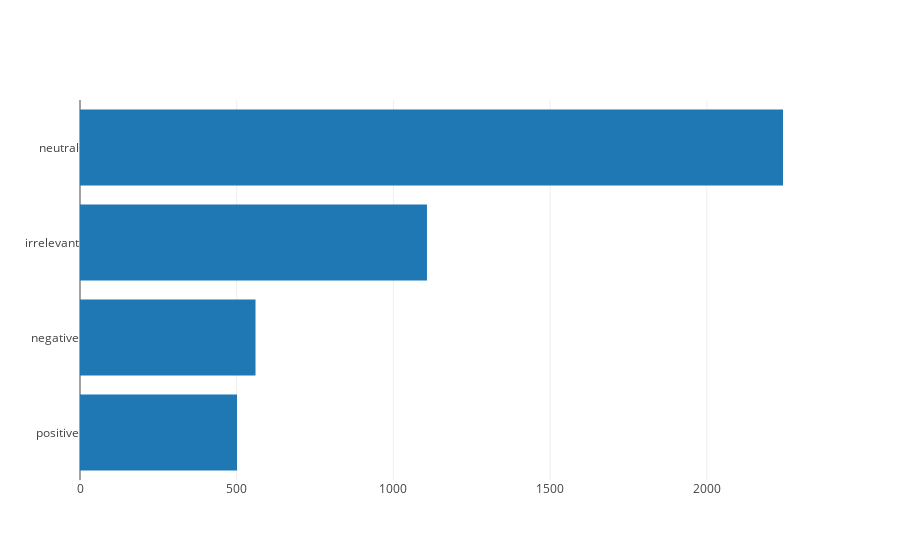

Notebook source saved alongside this figure:
### Markdown cell above
On a 5113 tweets. Il y a plusieurs langues que nous pouvons directement voir dans la colonne TweetText, par exemple la 2e observation est de l'espagnol. Il est necessaire de faire un traitement particulier selon le langage utilisé pour le tweet.

### Code cell
s = full_corpus.Sentiment.value_counts(ascending=True)
data  = [go.Bar(
            x= s.values,
            y=s.index,
            orientation = 'h'
)]
iplot(data)

### Figure 1 — Plotly figure (JSON) as saved in the notebook; plotly's stock layout.template omitted (floating-point values rounded to 4 significant figures)
{"data": [{"orientation": "h", "type": "bar", "uid": "dbc35474-0ca9-11ea-889e-68ecc5c86116", "x": [501, 560, 1107, 2243], "y": ["positive", "negative", "irrelevant", "neutral"]}], "layout": {"autosize": true, "xaxis": {"autorange": true, "range": [0, 2361.0], "type": "linear"}, "yaxis": {"autorange": true, "range": [-0.5, 3.5], "type": "category"}}}
